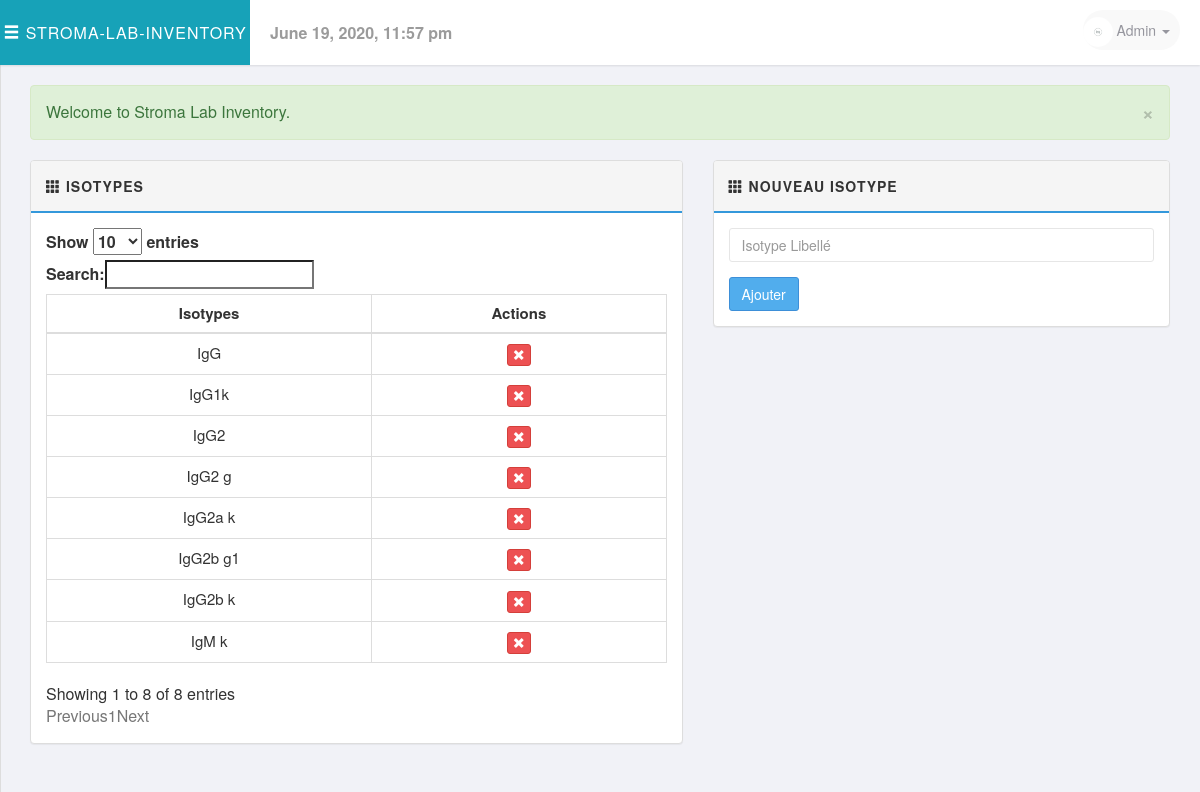
The app's page /php/isotypes.php (signed in) with its own data.
### tables this page shows
CREATE TABLE `types`
(
    `IdentifiantType` int(11)      NOT NULL,
    `LibelleType`     varchar(255) NOT NULL
);

### includes/session.php (called while the page is built, shortened)
<?php
class Session
{
    public $msg;
    public function msg($type = '', $msg = '')
    {
        if (!empty($msg)) {
            if (strlen(trim($type)) == 1) {
                $type = str_replace(array('d', 'i', 'w', 's'), array('danger', 'info', 'warning', 'success'), $type);
            }
            $_SESSION['msg'][$type] = $msg;
        } else {
            return $this->msg;
        }
    }
    private function flash_msg()
    {
        if (isset($_SESSION['msg'])) {
            $this->msg = $_SESSION['msg'];
        } else {
            $this->msg;
        }
    }
}
$session = new Session();
$msg = $session->msg();
?>

### includes/sql.php (called while the page is built, shortened)
<?php
require_once('load.php');
function find_by_sql($sql)
{
    global $db;
    $result = $db->query($sql);
    $result_set = $db->while_loop($result);
    return $result_set;
}
function find_all_isotypes()
{
    $sql = "SELECT * FROM Types";
    $result = find_by_sql($sql);
    return $result;
}
?>

### includes/database.php (called while the page is built, shortened)
<?php
class Mysqli_DB
{
    private $conn;
    public $query_id;
    public function db_connect()
    {
        $this->conn = mysqli_connect(DB_HOST, DB_USER, DB_PASS);
        if (!$this->conn) {
            die(" Database connection failed:" . mysqli_connect_error());
        } else {
            $select_db = $this->conn->select_db(DB_NAME);
        }
    }
    public function query($sql)
    {
        if (trim($sql != "")) {
            $this->query_id = $this->conn->query($sql);
        }
        return $this->query_id;
    }
    public function fetch_array($statement)
    {
        return mysqli_fetch_array($statement);
    }
    public function while_loop($loop)
    {
        $results = array();
        while ($result = $this->fetch_array($loop)) {
            $results[] = $result;
        }
        return $results;
    }
}
$db = new Mysqli_DB();
?>

### php/isotypes.php (the view, shortened to what this page needs)
<?php ob_start();
require_once('../includes/load.php');
$all_isotypes = find_all_isotypes();
?>
<?php include_once('../layouts/header.php'); ?>
    <div class="row">
        <div class="col-md-12">
            <?php echo display_msg($msg); ?>
        </div>
    </div>
    <div class="row">
        <div class="col-md-7">
            <div class="panel panel-default">
                <div class="panel-heading">
                    <strong>
                        <span class="glyphicon glyphicon-th"></span>
                        <span>Isotypes</span>
                    </strong>
                </div>
                <div class="panel-body">
                    <table class="table table-bordered table-hover" id="JS-data-table-types">
                        <thead>
                        <tr>
                            <th class="text-center">Isotypes</th>
                            <th class="text-center">Actions</th>
                        </tr>
                        </thead>
                        <tbody>
                        <?php foreach ($all_isotypes as $type): ?>
                            <tr>
                                <td class="text-center"><?php echo remove_junk(ucfirst($type['LibelleType'])); ?></td>
                                <td class="text-center">
                                    <div class="btn-group">
                                        <a href="#" class="btn btn-xs btn-danger" title="Remove"
                                           data-href="delete_isotype.php?IdentifiantType=
                                       <?php echo (int)$type['IdentifiantType']; ?>" data-toggle="modal"
                                           data-target="#confirm-delete"><i class="glyphicon glyphicon-remove"></i>
                                        </a>
                                    </div>
                                </td>
                            </tr>
                        <?php endforeach; ?>
                        </tbody>
                    </table>
                </div>
            </div>
        </div>
        <div class="col-md-5">
            <div class="panel panel-default">
                <div class="panel-heading">
                    <strong>
                        <span class="glyphicon glyphicon-th"></span>
                        <span>Nouveau Isotype</span>
                    </strong>
                </div>
                <div class="panel-body">
                    <form method="post" action="#">
                        <div class="form-group">
                            <input type="text" class="form-control" name="isotype_name" placeholder="Isotype Libellé">
                        </div>
                        <button type="submit" name="add_isotype" class="btn btn-primary">Ajouter</button>
                    </form>
                </div>
            </div>
        </div>
    </div>
<?php include_once('../layouts/footer.php'); ?>

### libs/css/style.css (style rules this page uses)
body { font-family: 'Helvetica Neue', Helvetica, Arial, sans-serif; font-size: 16px; font-weight: 400; overflow-x: hidden; overflow-y: auto; background: #f1f2f7; height: 100%; width: 100%; }
a { text-decoration: none; color: #777777; }
.form-control { color: #646464; border: 1px solid #e6e6e6; border-radius: 3px; box-shadow: none; transition: all .15s ease-out; }
.btn { border-radius: 3px; transition: all 300ms ease-in-out; }
.btn-primary { color: #fff; background-color: #51aded; border-color: #3d8fd8 }
.btn-danger { background-color: #ed5153 }
table { font-size: 15px; }
.panel-default > .panel-heading { background-color: #f5f5f5; border-bottom: 2px solid #3498DB; font-size: 14px; text-transform: uppercase; letter-spacing: 1px; padding: 15px; }

### records on screen
types: LibelleType "IgG"
types: LibelleType "IgG1k"
types: LibelleType "IgG2"
types: LibelleType "IgG2a k"
types: LibelleType "IgG2b k"
types: LibelleType "IgG2 g"
types: LibelleType "IgG2b g1"
types: LibelleType "IgM k"

### other values on screen
display_msg($msg) "Welcome to Stroma Lab Inventory."
